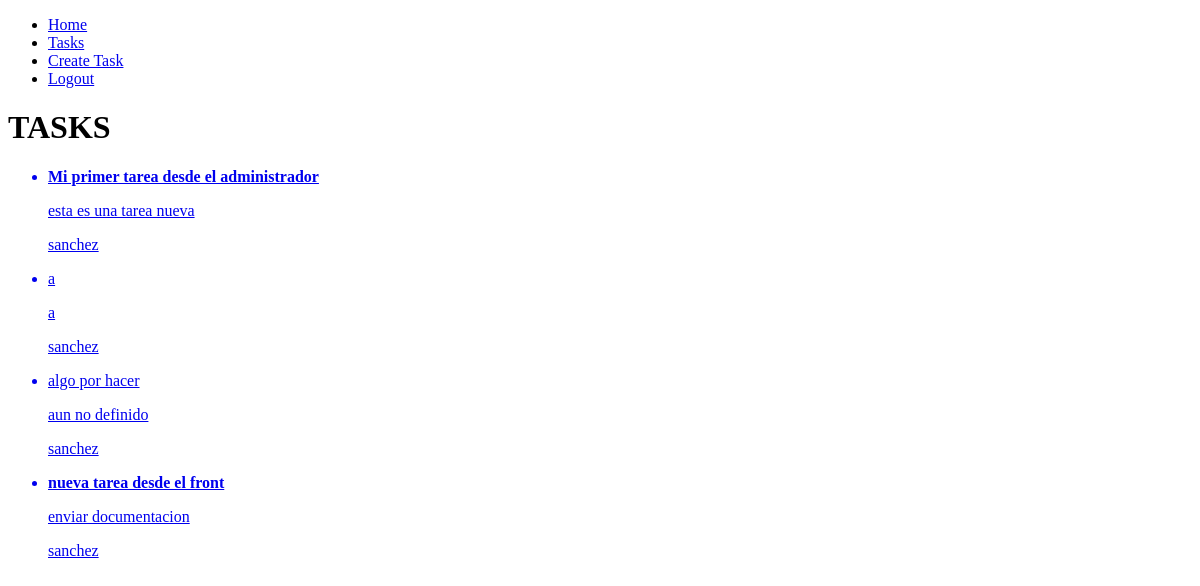
/tasks/ (signed in), run on an earlier commit of the app's database.
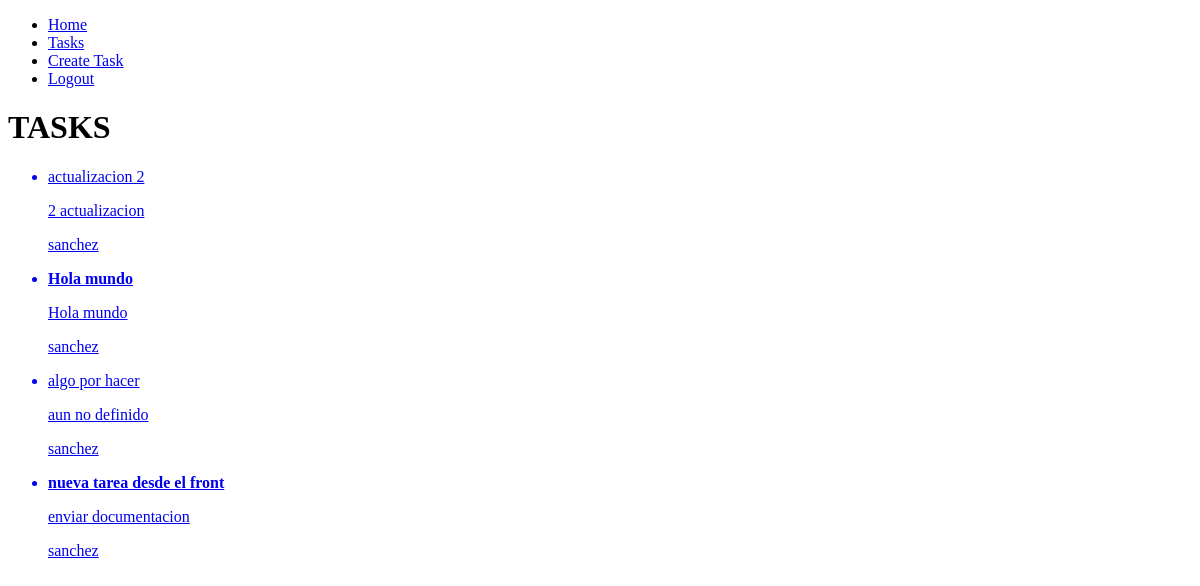
And on a later commit of the database.
### tasks/models.py (models this page shows, shortened)
class Task(models.Model):
    title = models.CharField(max_length=200)
    description = models.TextField(blank=True)
    created = models.DateTimeField(auto_now_add=True)
    datecompleted = models.DateTimeField(null=True, blank=True)
    important = models.BooleanField(default=False)
    user = models.ForeignKey(User, on_delete=models.CASCADE)

### tasks/views.py (the view)
# urls.py: path('tasks/',views.tasks, name = 'tasks'),
def tasks(request):
    tasks = Task.objects.filter(user=request.user)
    return render(request, 'tasks.html', {
        'tasks': tasks
    })

### tasks/templates/tasks.html
{% extends 'base.html' %}
{% block content %}
<h1>TASKS</h1>
<ul>
{% for task in tasks %}
<a href="{% url 'task_detail' task.id %}">
    <li>
        {% if task.important %}
        <strong>{{task.title}}</strong>
        {% else %}
        <p>{{task.title}}</p>
        {% endif %}
        <p>{{task.description}}</p>
        <p>{{task.user.username}}</p>
    </li>
</a>
{% endfor %}
</ul>
{% endblock %}

### tasks/templates/base.html (shortened to what this page needs)
<!DOCTYPE html>
<html lang="en">
<head>
</head>
<body>
    <nav>
        <ul>
            <li>
                <a href="/">Home</a>
            </li>
            {% if user.is_authenticated %}
            <li>
                <a href="/tasks">Tasks</a>
            </li>
            <li>
                <a href="/tasks/create">Create Task</a>
            </li>
            <li>
                <a href="/logout">Logout</a>
            </li>
            {% endif %}
        </ul>
    </nav>
    {% block content %}
    {% endblock %}
</body>
</html>

What changed in the data, as far as the page shows it:
changed Task: important True → False (drawn); description "esta es una tarea nueva" → "2 actualizacion"; title "Mi primer tarea desde el administrador" → "actualizacion 2"
changed Task: important False → True (drawn); description "a" → "Hola mundo"; title "a" → "Hola mundo"
